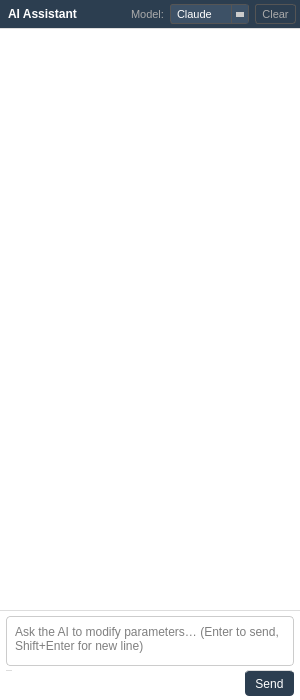
<?xml version="1.0" encoding="UTF-8"?>
<ui version="4.0">
 <class>ChatPanelWidget</class>
 <widget class="QWidget" name="ChatPanelWidget">
  <property name="geometry">
   <rect>
    <x>0</x>
    <y>0</y>
    <width>300</width>
    <height>700</height>
   </rect>
  </property>
  <layout class="QVBoxLayout" name="mainLayout">
   <property name="spacing">
    <number>0</number>
   </property>
   <property name="leftMargin">
    <number>0</number>
   </property>
   <property name="topMargin">
    <number>0</number>
   </property>
   <property name="rightMargin">
    <number>0</number>
   </property>
   <property name="bottomMargin">
    <number>0</number>
   </property>
   <!-- Header bar -->
   <item>
    <widget class="QWidget" name="headerWidget">
     <property name="maximumSize">
      <size>
       <width>16777215</width>
       <height>36</height>
      </size>
     </property>
     <property name="styleSheet">
      <string>background-color: #2c3e50; color: white;</string>
     </property>
     <layout class="QHBoxLayout" name="headerLayout">
      <property name="leftMargin">
       <number>8</number>
      </property>
      <property name="topMargin">
       <number>4</number>
      </property>
      <property name="rightMargin">
       <number>4</number>
      </property>
      <property name="bottomMargin">
       <number>4</number>
      </property>
      <item>
       <widget class="QLabel" name="title_label">
        <property name="text">
         <string>AI Assistant</string>
        </property>
        <property name="styleSheet">
         <string>font-weight: bold; font-size: 12px; color: white; background: transparent;</string>
        </property>
       </widget>
      </item>
      <item>
       <spacer name="headerSpacer">
        <property name="orientation">
         <enum>Qt::Horizontal</enum>
        </property>
        <property name="sizeHint" stdset="0">
         <size>
          <width>40</width>
          <height>20</height>
         </size>
        </property>
       </spacer>
      </item>
      <item>
       <widget class="QLabel" name="model_label">
        <property name="text">
         <string>Model:</string>
        </property>
        <property name="styleSheet">
         <string>color: #aaa; font-size: 11px; background: transparent;</string>
        </property>
       </widget>
      </item>
      <item>
       <widget class="QComboBox" name="provider_combo">
        <property name="maximumSize">
         <size>
          <width>90</width>
          <height>22</height>
         </size>
        </property>
        <property name="toolTip">
         <string>Select AI model provider</string>
        </property>
        <property name="styleSheet">
         <string>QComboBox { background:#3d5166; color:white; border:1px solid #555; border-radius:3px; font-size:11px; padding:1px 18px 1px 6px; } QComboBox::drop-down { subcontrol-origin:padding; subcontrol-position:top right; width:16px; border-left:1px solid #555; background:#3d5166; } QComboBox::down-arrow { width:0; height:0; border-left:4px solid transparent; border-right:4px solid transparent; border-top:5px solid #ccc; } QComboBox QAbstractItemView { background:#2c3e50; color:white; selection-background-color:#3d5166; }</string>
        </property>
        <item>
         <property name="text">
          <string>Claude</string>
         </property>
        </item>
        <item>
         <property name="text">
          <string>Groq</string>
         </property>
        </item>
       </widget>
      </item>
      <item>
       <widget class="QPushButton" name="clear_btn">
        <property name="text">
         <string>Clear</string>
        </property>
        <property name="maximumSize">
         <size>
          <width>50</width>
          <height>26</height>
         </size>
        </property>
        <property name="styleSheet">
         <string>QPushButton { background: transparent; color: #aaa; border: 1px solid #555; border-radius: 3px; font-size: 11px; padding: 2px 6px; } QPushButton:hover { color: white; border-color: #aaa; }</string>
        </property>
        <property name="flat">
         <bool>false</bool>
        </property>
       </widget>
      </item>
     </layout>
    </widget>
   </item>
   <!-- Conversation area -->
   <item>
    <widget class="QTextEdit" name="conversation_view">
     <property name="readOnly">
      <bool>true</bool>
     </property>
     <property name="styleSheet">
      <string>QTextEdit { background-color: #ffffff; border: none; border-top: 1px solid #ddd; font-size: 12px; }</string>
     </property>
    </widget>
   </item>
   <!-- Input area -->
   <item>
    <widget class="QWidget" name="inputWidget">
     <property name="maximumSize">
      <size>
       <width>16777215</width>
       <height>90</height>
      </size>
     </property>
     <property name="minimumSize">
      <size>
       <width>0</width>
       <height>70</height>
      </size>
     </property>
     <property name="styleSheet">
      <string>background-color: #fff; border-top: 1px solid #ddd;</string>
     </property>
     <layout class="QVBoxLayout" name="inputLayout">
      <property name="spacing">
       <number>4</number>
      </property>
      <property name="leftMargin">
       <number>6</number>
      </property>
      <property name="topMargin">
       <number>6</number>
      </property>
      <property name="rightMargin">
       <number>6</number>
      </property>
      <property name="bottomMargin">
       <number>4</number>
      </property>
      <item>
       <widget class="QPlainTextEdit" name="input_field">
        <property name="placeholderText">
         <string>Ask the AI to modify parameters… (Enter to send, Shift+Enter for new line)</string>
        </property>
        <property name="maximumSize">
         <size>
          <width>16777215</width>
          <height>50</height>
         </size>
        </property>
        <property name="styleSheet">
         <string>QPlainTextEdit { border: 1px solid #ccc; border-radius: 4px; padding: 4px; font-size: 12px; }</string>
        </property>
       </widget>
      </item>
      <item>
       <layout class="QHBoxLayout" name="btnRow">
        <item>
         <widget class="QLabel" name="status_label">
          <property name="text">
           <string/>
          </property>
          <property name="styleSheet">
           <string>color: #888; font-size: 11px; font-style: italic;</string>
          </property>
         </widget>
        </item>
        <item>
         <spacer name="btnSpacer">
          <property name="orientation">
           <enum>Qt::Horizontal</enum>
          </property>
          <property name="sizeHint" stdset="0">
           <size>
            <width>40</width>
            <height>20</height>
           </size>
          </property>
         </spacer>
        </item>
        <item>
         <widget class="QPushButton" name="send_btn">
          <property name="text">
           <string>Send</string>
          </property>
          <property name="maximumSize">
           <size>
            <width>60</width>
            <height>26</height>
           </size>
          </property>
          <property name="styleSheet">
           <string>QPushButton { background-color: #2c3e50; color: white; border-radius: 4px; font-size: 12px; padding: 3px 10px; } QPushButton:hover { background-color: #3d5166; } QPushButton:disabled { background-color: #aaa; }</string>
          </property>
         </widget>
        </item>
       </layout>
      </item>
     </layout>
    </widget>
   </item>
  </layout>
 </widget>
 <resources/>
 <connections/>
</ui>
